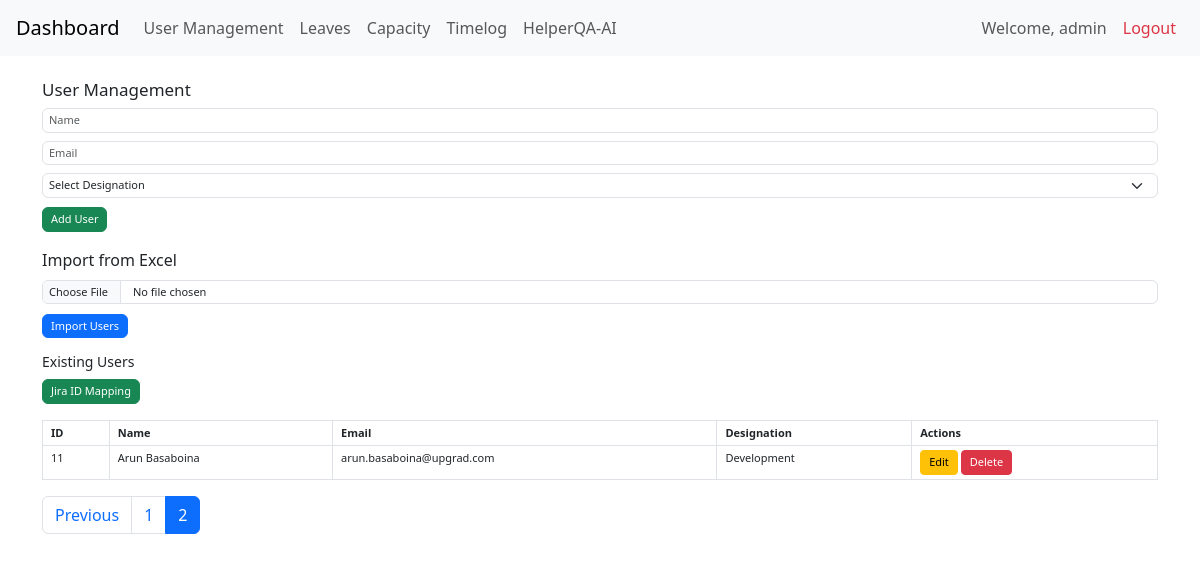
/users?page=2 (signed in), run on an earlier commit of the app's database.
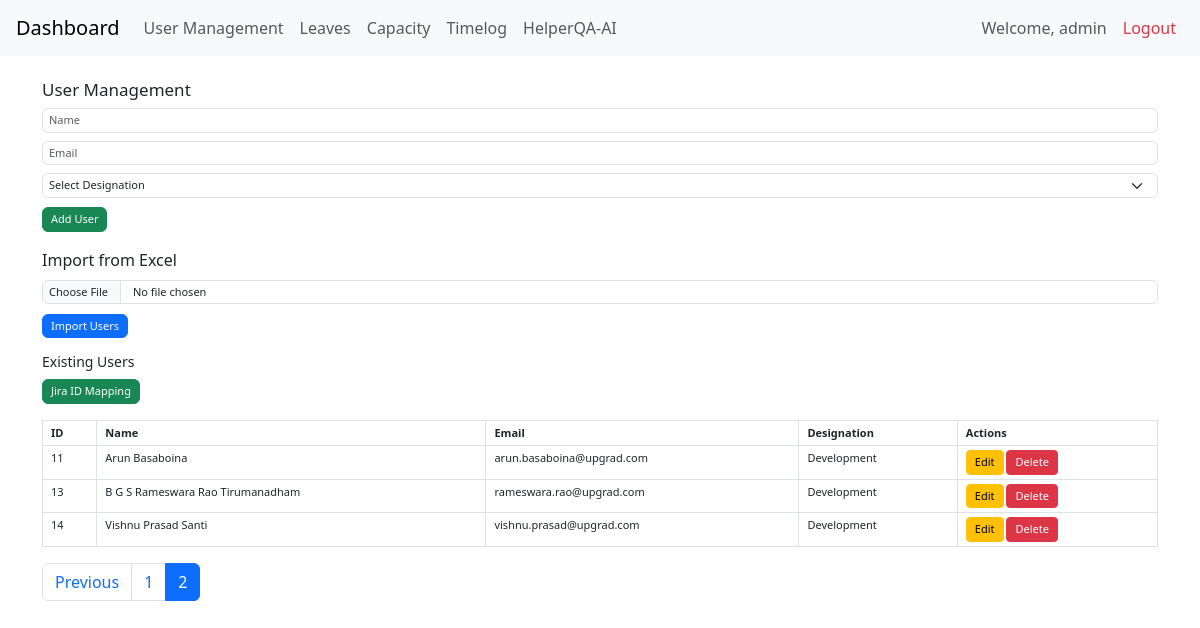
And on a later commit of the database.
### app.py (models this page shows)
class User(db.Model):
    id = db.Column(db.Integer, primary_key=True)
    name = db.Column(db.String(100))
    email = db.Column(db.String(100))
    designation = db.Column(db.String(100))
    jira_account_id = db.Column(db.String(100))  # Jira mapping

### app.py (the view, shortened to what this page needs)
@app.route('/users', methods=['GET', 'POST'])
def users():
    page = int(request.args.get('page', 1))
    per_page = 10
    pagination = User.query.paginate(page=page, per_page=per_page)
    return render_template('users.html', users=pagination.items, pagination=pagination)

### app.py (called while the page is built)
@app.before_request
def require_login():
    if 'logged_in' not in session and request.endpoint not in ['login', 'static','HelperQA_AI','generate_testcases']:
        return redirect('/login')

### templates/users.html (shortened to what this page needs)
{% extends 'base.html' %}
{% block content %}
<h2>User Management</h2>
<form method="POST" class="mb-3">
    <input type="text" name="name" placeholder="Name" class="form-control mb-2" required>
    <input type="email" name="email" placeholder="Email" class="form-control mb-2" required>
    <select name="designation" class="form-select mb-2" required>
        <option value="">Select Designation</option>
    </select>
    <button type="submit" class="btn btn-success">Add User</button>
</form>
<form method="POST" action="/import-users" enctype="multipart/form-data" class="mb-3">
    <label for="excel_file" class="form-label">Import from Excel</label>
    <input type="file" name="excel_file" accept=".xlsx" class="form-control mb-2" required>
    <button type="submit" class="btn btn-primary">Import Users</button>
</form>
<h4>Existing Users</h4>
<a href="/update-jira-id" class="btn btn-success mb-3">Jira ID Mapping</a>
<table class="table table-bordered">
    <tr>
        <th>ID</th><th>Name</th><th>Email</th><th>Designation</th><th>Actions</th>
    </tr>
    {% for user in users %}
    <tr>
        <td>{{ user.id }}</td>
        <td>{{ user.name }}</td>
        <td>{{ user.email }}</td>
        <td>{{ user.designation }}</td>
        <td>
            <a href="/users/edit/{{ user.id }}" class="btn btn-warning btn-sm">Edit</a>
            <a href="/users/delete/{{ user.id }}" class="btn btn-danger btn-sm" onclick="return confirm('Are you sure you want to delete {{ user.name }}?')">Delete</a>
        </td>
    </tr>
    {% endfor %}
</table>
{% if pagination %}
<nav>
  <ul class="pagination">
    {% if pagination.has_prev %}
    <li class="page-item"><a class="page-link" href="{{ url_for('users', page=pagination.prev_num) }}">Previous</a></li>
    {% endif %}
    {% for p in pagination.iter_pages() %}
      {% if p %}
        <li class="page-item {% if p == pagination.page %}active{% endif %}">
            <a class="page-link" href="{{ url_for('users', page=p) }}">{{ p }}</a>
        </li>
      {% endif %}
    {% endfor %}
  </ul>
</nav>
{% endif %}
{% endblock %}

### templates/base.html (shortened to what this page needs)
<!DOCTYPE html>
<html lang="en">
<head>
  <link href="https://cdn.jsdelivr.net/npm/bootstrap@5.3.0/dist/css/bootstrap.min.css" rel="stylesheet" />
  <link href="https://cdn.jsdelivr.net/npm/bootstrap-icons@1.10.5/font/bootstrap-icons.css" rel="stylesheet">
  <link rel="stylesheet" href="https://cdn.jsdelivr.net/npm/bootstrap-select@1.14.0-beta3/dist/css/bootstrap-select.min.css" />
  <link rel="stylesheet" href="https://cdnjs.cloudflare.com/ajax/libs/github-markdown-css/5.2.0/github-markdown-light.min.css" />
  <link rel="stylesheet" href="https://cdnjs.cloudflare.com/ajax/libs/github-markdown-css/5.2.0/github-markdown-light.min.css">
</head>
<body>
<nav class="navbar navbar-expand-lg navbar-light bg-light px-3">
  <a class="navbar-brand" href="/">Dashboard</a>
  <div class="collapse navbar-collapse justify-content-between">
    <ul class="navbar-nav">
      <li class="nav-item"><a class="nav-link" href="/users">User Management</a></li>
      <li class="nav-item"><a class="nav-link" href="/leave-calendar">Leaves</a></li>
      <li class="nav-item"><a class="nav-link" href="/capacity">Capacity</a></li>
      <li class="nav-item"><a class="nav-link" href="/timelog">Timelog</a></li>
      <li class="nav-item"><a class="nav-link" href="{{ url_for('HelperQA_AI') }}">HelperQA-AI</a></li>
         </ul>
    {% if session.get('logged_in') %}
    <ul class="navbar-nav align-items-center">
      <li class="nav-item me-2"><span class="navbar-text">Welcome, admin</span></li>
      <li class="nav-item"><a class="nav-link text-danger" href="/logout">Logout</a></li>
    </ul>
    {% endif %}
  </div>
</nav>
<div class="container mt-4">
  {% block content %}{% endblock %}
</div>
</body>
</html>

### templates/base.html (style rules this page uses)
table, th, td { font-size: 11px; padding: 4px 8px !important; }
.form-control, .form-select { font-size: 11px; padding: 3px 6px; }
.btn { font-size: 11px; padding: 3px 8px; }
h2 { font-size: 17px; margin-bottom: 8px; }
h4 { font-size: 14px; margin-top: 15px; }
tr:nth-child(even) { background-color: #fdfdfd; }

What changed in the data, as far as the page shows it:
added User: id "13", name "B G S Rameswara Rao Tirumanadham", email "rameswara.rao@upgrad.com", designation "Development"
added User: id "14", name "Vishnu Prasad Santi", email "vishnu.prasad@upgrad.com", designation "Development"
